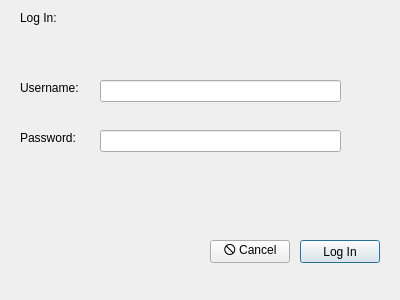
<?xml version="1.0" encoding="UTF-8"?>
<ui version="4.0">
 <class>loginDialogue</class>
 <widget class="QDialog" name="loginDialogue">
  <property name="geometry">
   <rect>
    <x>0</x>
    <y>0</y>
    <width>400</width>
    <height>300</height>
   </rect>
  </property>
  <property name="windowTitle">
   <string>Dialog</string>
  </property>
  <widget class="QPushButton" name="btnLogInConfirm">
   <property name="geometry">
    <rect>
     <x>300</x>
     <y>240</y>
     <width>80</width>
     <height>23</height>
    </rect>
   </property>
   <property name="text">
    <string>Log In</string>
   </property>
  </widget>
  <widget class="QPushButton" name="btnLogInCancel">
   <property name="geometry">
    <rect>
     <x>210</x>
     <y>240</y>
     <width>80</width>
     <height>23</height>
    </rect>
   </property>
   <property name="text">
    <string>🛇 Cancel</string>
   </property>
  </widget>
  <widget class="QLabel" name="lblLogInTitle">
   <property name="geometry">
    <rect>
     <x>20</x>
     <y>10</y>
     <width>49</width>
     <height>15</height>
    </rect>
   </property>
   <property name="text">
    <string>Log In:</string>
   </property>
  </widget>
  <widget class="QLabel" name="lblUsername">
   <property name="geometry">
    <rect>
     <x>20</x>
     <y>80</y>
     <width>71</width>
     <height>16</height>
    </rect>
   </property>
   <property name="text">
    <string>Username:</string>
   </property>
  </widget>
  <widget class="QLabel" name="lblPassword">
   <property name="geometry">
    <rect>
     <x>20</x>
     <y>130</y>
     <width>71</width>
     <height>16</height>
    </rect>
   </property>
   <property name="text">
    <string>Password:</string>
   </property>
  </widget>
  <widget class="QLineEdit" name="lePassword">
   <property name="geometry">
    <rect>
     <x>100</x>
     <y>130</y>
     <width>241</width>
     <height>22</height>
    </rect>
   </property>
  </widget>
  <widget class="QLineEdit" name="leUsername">
   <property name="geometry">
    <rect>
     <x>100</x>
     <y>80</y>
     <width>241</width>
     <height>22</height>
    </rect>
   </property>
  </widget>
 </widget>
 <resources/>
 <connections/>
</ui>
